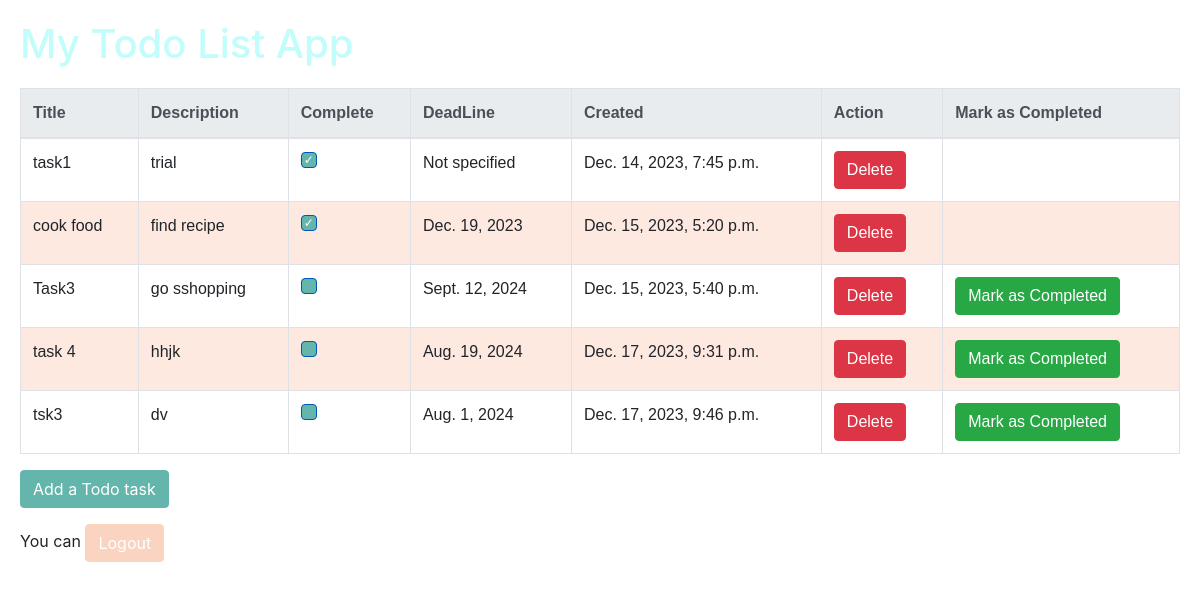
/Todoapp/ (signed in), run on the app's committed database.
### Todoapp/models.py (models this page shows, shortened)
class Task(models.Model):
    title = models.CharField(max_length=200)
    description = models.TextField(null=True, blank=True)
    complete = models.BooleanField(default=False)
    deadline = models.DateField(null=True, blank=True)
    created = models.DateTimeField(auto_now_add=True)

### Todoapp/views.py (the view)
# urls.py: path('', views.MainView.as_view(), name='all'),
class MainView(LoginRequiredMixin, View):
    def get(self, request):
        tasks = Task.objects.all()
        ctx = {'Task_list': tasks}
        return render(request, 'Todoapp/Task_list.html', ctx)

### Todoapp/templates/Todoapp/Task_list.html (shortened to what this page needs)
<!DOCTYPE html>
<html lang="en">
<head>
    <link rel="stylesheet" href="https://stackpath.bootstrapcdn.com/bootstrap/4.3.1/css/bootstrap.min.css">
</head>
<body>
    <h1>My Todo List App</h1>
    {% block content %}
    <table class="table table-bordered">
        <thead class="thead-light">
            <tr>
                <th>Title</th>
                <th>Description</th>
                <th>Complete</th>
                <th>DeadLine</th>
                <th>Created</th>
                <th>Action</th>
                <th>Mark as Completed</th>
            </tr>
        </thead>
        <tbody>
            {% for task in Task_list %}
            <tr>
                <td>{{ task.title }}</td>
                <td>{{ task.description }}</td>
                <td class="{% if task.complete %}completed-checklist{% endif %}">
                    <div class="custom-checkbox {% if task.complete %}checked{% endif %}"></div>
                </td>
                <td>{{ task.deadline|default:"Not specified" }}</td>
                <td>{{ task.created }}</td>
                <td>
                    <form action="{% url 'Todoapp:todo_delete' pk=task.pk %}" method="post" style="display:inline;">
                        <input type="submit" value="Delete" class="btn btn-danger">
                    </form>
                </td>
                <td>
                    {% if not task.complete %}
                    <form action="{% url 'Todoapp:mark_completed' pk=task.pk %}" method="post"
                        style="display:inline;">
                        <input type="submit" value="Mark as Completed" class="btn btn-success">
                    </form>
                    {% endif %}
                </td>
            </tr>
            {% endfor %}
        </tbody>
    </table>
    <p><a href="{% url 'Todoapp:todo_create' %}" class="btn btn-primary">Add a Todo task</a></p>
    <p>You can <a href="{% url 'logout' %}?next={% url 'Todoapp:open' %}" class="btn btn-secondary">Logout</a></p>
    {% endblock %}
</body>
</html>

### Todoapp/templates/Todoapp/Task_list.html (style rules this page uses)
body { padding: 20px; }
h1 { color: #C0FDFB; }
table { font-family: Arial, sans-serif; border-collapse: collapse; width: 100%; margin-top: 20px; }
th, td { border: 1px solid #B09E99; text-align: left; padding: 10px; }
tr:nth-child(even) { background-color: #FEE9E1; }
.btn-primary { background-color: #64B6AC; border-color: #64B6AC; }
.btn-secondary { background-color: #FAD4C0; border-color: #FAD4C0; }
.completed-checklist { color: #0056b3; text-decoration: line-through; }
.custom-checkbox { display: inline-block; width: 16px; height: 16px; background-color: #64B6AC; border: 1px solid #0056b3; border-radius: 4px; position: relative; cursor: pointer; }
.custom-checkbox.checked::after { content: '\2713'; font-size: 12px; color: #fff; position: absolute; top: 50%; left: 50%; transform: translate(-50%, -50%); }

### data on the page
Task: title "task1", description "trial", complete True (drawn), deadline "Not specified", created "Dec. 14, 2023, 7:45 p.m."
Task: title "cook food", description "find recipe", complete True (drawn), deadline "Dec. 19, 2023", created "Dec. 15, 2023, 5:20 p.m."
Task: title "Task3", description "go sshopping", complete False (drawn), deadline "Sept. 12, 2024", created "Dec. 15, 2023, 5:40 p.m."
Task: title "task 4", description "hhjk", complete False (drawn), deadline "Aug. 19, 2024", created "Dec. 17, 2023, 9:31 p.m."
Task: title "tsk3", description "dv", complete False (drawn), deadline "Aug. 1, 2024", created "Dec. 17, 2023, 9:46 p.m."
